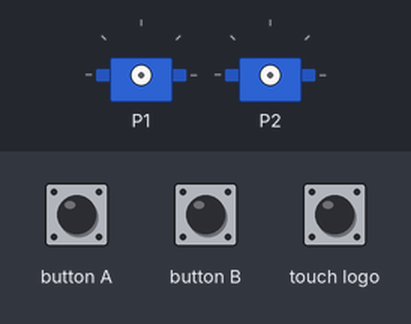
Bench run of a program on a simulated BBC micro:bit (MakeCode). On the bench: 2 × servo. Inputs (shaded band) come from the test bench.

Above: at 1.2 s.
1.3 s: button B pressed for 0.15 s
At 1.6 s:
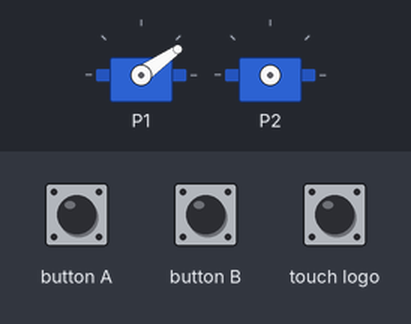
4.3 s: button A pressed for 0.15 s
At 4.8 s:
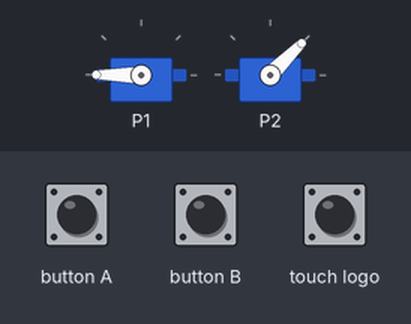
5.9 s: touch logo pressed for 0.15 s
At 6.9 s:
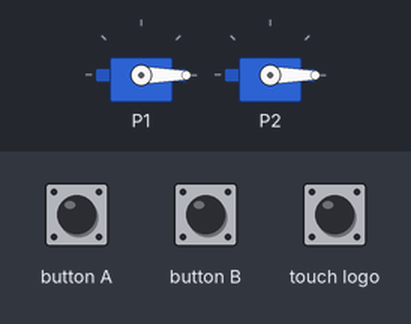
7.5 s: button A pressed for 0.15 s
At 8.5 s:
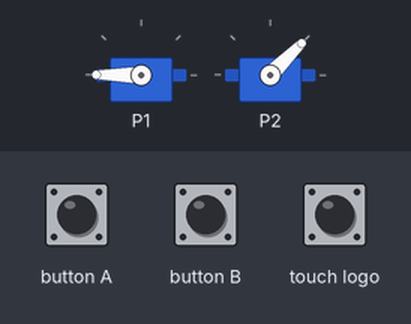
9.1 s: button B pressed for 0.15 s
At 9.4 s:
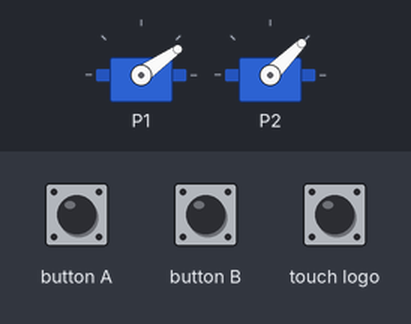
12.2 s: button B pressed for 0.15 s
At 13.12 s:
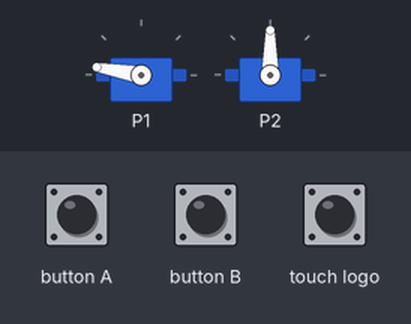
Timing chart, 0 to 15.6 s (numbered marks = the images above; inputs shaded):
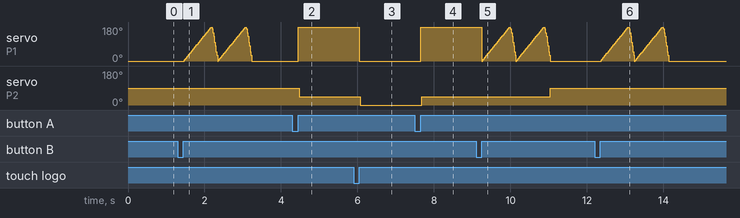

Measured:
- after the input at 4.3 s, servo on P1: 0° → 180° after 0.15 s; servo on P2: 90° → 45° after 0.18 s
- after the input at 5.9 s, servo on P1: 180° → 0° after 0.15 s; servo on P2: 45° → 0° after 0.17 s
- after the input at 7.5 s, servo on P1: 0° → 180° after 0.15 s; servo on P2: 0° → 45° after 0.18 s

The program:

main.ts
```typescript
let angulo = 0
let extension = 0

input.onButtonPressed(Button.A, function () {
    angulo = 180
    extension = 45
    moverPulpo(angulo, extension)
})

input.onButtonPressed(Button.B, function () {
    angulo = 360
    extension = 90
    moverPulpo(angulo, extension)
})

input.onLogoEvent(TouchButtonEvent.Pressed, function () {
    angulo = 0
    extension = 0
    moverPulpo(angulo, extension)
})

basic.forever(function () {
    basic.pause(1000)
})

function moverPulpo(grados: number, ext: number) {
    if (grados == 180) {
        // gira suavemente desde la posición actual hasta 180
        for (let i = angulo; i <= 180; i += 5) {
            pins.servoWritePin(AnalogPin.P1, i)
            basic.pause(30)
        }
        angulo = 180
        // estira patas a 45 graditos
        for (let j = extension; j <= 45; j += 5) {
            pins.servoWritePin(AnalogPin.P2, j)
            basic.pause(40)
        }
        extension = 45
    } else if (grados == 360) {
        // simulamos 360° con dos pasadas 0..180
        for (let vuelta = 0; vuelta < 2; vuelta++) {
            for (let i = 0; i <= 180; i += 5) {
                pins.servoWritePin(AnalogPin.P1, i)
                basic.pause(20)
            }
            // regreso rápido para seguir la segunda mitad
            for (let i = 180; i >= 0; i -= 10) {
                pins.servoWritePin(AnalogPin.P1, i)
                basic.pause(8)
            }
        }
        angulo = 0 // dejamos la variable en 0 porque el servo volvió a 0 al final
        // estira patas a 90 grados
        for (let j = extension; j <= 90; j += 5) {
            pins.servoWritePin(AnalogPin.P2, j)
            basic.pause(30)
        }
        extension = 90
    } else {
        // volver a posición 0 suavemente (tanto cuerpo como patas)
        for (let i = angulo; i >= 0; i -= 5) {
            pins.servoWritePin(AnalogPin.P1, i)
            basic.pause(20)
        }
        angulo = 0
        for (let j = extension; j >= 0; j -= 5) {
            pins.servoWritePin(AnalogPin.P2, j)
            basic.pause(20)
        }
        extension = 0
    }
}basic.forever(function () {

})
```

test.ts
```typescript
// aquí va el archivo "tests"; esto no se compilará cuando este paquete se utilice como una extensión.
```
